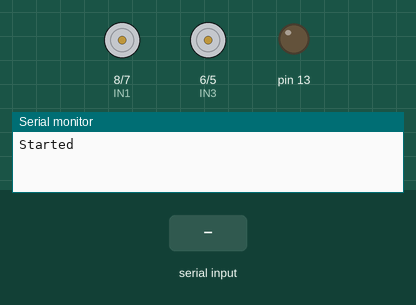
Simulated run of this sketch. Board: Arduino Uno, built with avr-gcc and run on an emulated ATmega328P. On the bench: motor-driver pin pairs drawn as motors (green arrow = first pin HIGH = forward, orange = second pin HIGH = backward, longer = more drive, scaled by the enable pin), output pins drawn as LEDs (lit = HIGH), the last lines printed to the serial monitor. The test bench sets the inputs (shaded band).

Above: at 1.2 s.
1.3 s: "F" received over the second serial link
At 1.6 s:
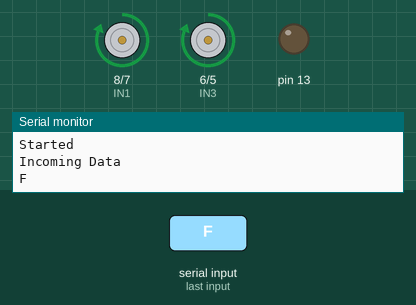
2.8 s: "B" received over the second serial link
At 3.6 s:
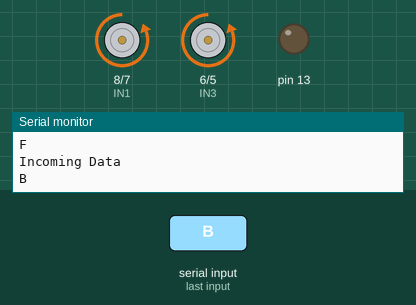
4.3 s: "L" received over the second serial link
At 5.4 s:
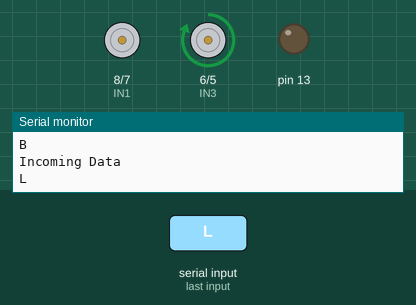
5.8 s: "R" received over the second serial link
At 6.2 s:
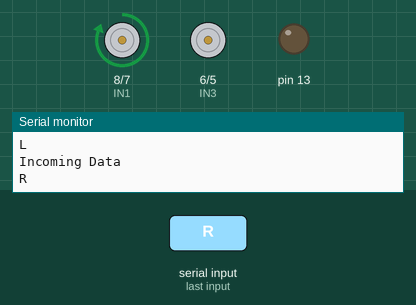
Timing chart, 0 to 8.3 s (numbered marks = the images above; inputs shaded):
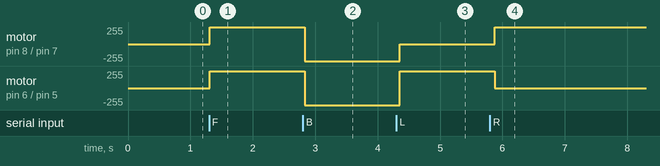

The sketch:

Arduino_bluetooth_pyhon.ino
```cpp
#include "SoftwareSerial.h"
#define speedL 9
#define IN1 8
#define IN2 7
#define IN3 6
#define IN4 5
#define speedR 4
SoftwareSerial serial_connection(10,11);//Create a serial connection with TX and RX on these pins
#define BUFFER_SIZE 64//This will prevent buffer overruns.
char inData[BUFFER_SIZE];//This is a character buffer where the data sent by the python script will go.
char inChar= -1;//Initialie the first character as nothing
int count=0;//This is the number of lines sent in from the python script
int i=0;//Arduinos are not the most capable chips in the world so I just create the looping variable once
void setup()
{
  for(int i=4 ; i<=9 ; i++)
{
pinMode(i, OUTPUT);
}
  Serial.begin(115200);//Initialize communications to the serial monitor in the Arduino IDE
  serial_connection.begin(9600);//Initialize communications with the bluetooth module
  serial_connection.println("Ready!!!");//Send something to just start comms. This will never be seen.
  Serial.println("Started");//Tell the serial monitor that the sketch has started.
  pinMode(13,OUTPUT);
}

void forword()
{
digitalWrite(IN1, HIGH);
digitalWrite(IN2, LOW);
digitalWrite(IN3, HIGH);
digitalWrite(IN4, LOW);
analogWrite(speedL,255);
analogWrite(speedR,140);
}
void backword()
{
digitalWrite(IN1, LOW);
digitalWrite(IN2, HIGH);
digitalWrite(IN3, LOW);
digitalWrite(IN4, HIGH);
analogWrite(speedL,255);
analogWrite(speedR,140);
}

void left()
{
digitalWrite(IN1, LOW);
digitalWrite(IN2, LOW);
digitalWrite(IN3, HIGH);
digitalWrite(IN4, LOW);
analogWrite(speedL,0);
analogWrite(speedR,140);
}
void right()
{
digitalWrite(IN1, HIGH);
digitalWrite(IN2, LOW);
digitalWrite(IN3, LOW);
digitalWrite(IN4, LOW);
analogWrite(speedL,255);
analogWrite(speedR,0);
}

void stopp() {
digitalWrite(IN1, LOW);
digitalWrite(IN2, LOW);
digitalWrite(IN3, LOW);
digitalWrite(IN4, LOW);
analogWrite(speedL,0);
analogWrite(speedR,0); }
void loop()
{
  //This will prevent bufferoverrun errors
  byte byte_count=serial_connection.available();//This gets the number of bytes that were sent by the python script
  if(byte_count)//If there are any bytes then deal with them
  {
    Serial.println("Incoming Data");//Signal to the monitor that something is happening
    int first_bytes=byte_count;//initialize the number of bytes that we might handle.
    int remaining_bytes=0;//Initialize the bytes that we may have to burn off to prevent a buffer overrun
    if(first_bytes>=BUFFER_SIZE-1)//If the incoming byte count is more than our buffer...
    {
      remaining_bytes=byte_count-(BUFFER_SIZE-1);//Reduce the bytes that we plan on handleing to below the buffer size
    }
    for(i=0;i<first_bytes;i++)//Handle the number of incoming bytes
    {
      inChar=serial_connection.read();//Read one byte
      inData[i]=inChar;//Put it into a character string(array)
    }
    inData[i]='\0';//This ends the character array with a null character. This signals the end of a string
    // =================================================================================================================================================
    if(String(inData)=="F")//This could be any motor start string we choose from the python script
    {
      //Serial.println("Forward");
      forword();
      delay(100);

    }
    //---------------------------------------------------------------------------------------------------------------------------------------------
    else if(String(inData)=="B")//Again this is an arbitrary choice. It would probably be something like: MOTOR_STOP
    {
      //Serial.println("Backward");
     backword();
     delay(100);
    }
    //--------------------------------------------------------------------------------------------is is an arbitrary choice. It would probably be something like: MOTOR_STOP

     else if(String(inData)=="L")//Again th
   {
      //Serial.println("Left");
      left();
      delay(100);
    }
    //---------------------------------------------------------------------------------------------------------------------------------------------
     else if(String(inData)=="R")//Again this is an arbitrary choice. It would probably be something like: MOTOR_STOP
    {
      //Serial.println("Right");
     right();
     delay(100);

    }
    //---------------------------------------------------------------------------------------------------------------------------------------------
     else if(String(inData)=="S")//Again this is an arbitrary choice. It would probably be something like: MOTOR_STOP
    {
      //Serial.println("Stop");
      stopp();
      delay(100);
    }
    //---------------------------------------------------------------------------------------------------------------------------------------------
    for(i=0;i<remaining_bytes;i++)//This burns off any remaining bytes that the buffer can't handle.
    {
      inChar=serial_connection.read();
    }
    Serial.println(inData);//Print to the monitor what was detected
    serial_connection.println("Hello from Blue "+String(count));//Then send an incrmented string back to the python script
    count++;//Increment the line counter
  }
  delay(100);//Pause for a moment
}
```

Measured:
- after the input at 1.3 s, motor on pin 8 (IN1) / pin 7 (IN2), motor on pin 6 (IN3) / pin 5 (IN4): stopped → forward 255/255 at once
- after the input at 2.8 s, motor on pin 8 (IN1) / pin 7 (IN2), motor on pin 6 (IN3) / pin 5 (IN4): forward 255/255 → backward 255/255 at once
- after the input at 4.3 s, motor on pin 8 (IN1) / pin 7 (IN2): backward 255/255 → stopped after 0.05 s; motor on pin 6 (IN3) / pin 5 (IN4): backward 255/255 → forward 255/255 after 0.05 s
- after the input at 5.8 s, motor on pin 8 (IN1) / pin 7 (IN2): stopped → forward 255/255 after 0.07 s; motor on pin 6 (IN3) / pin 5 (IN4): forward 255/255 → stopped after 0.07 s
